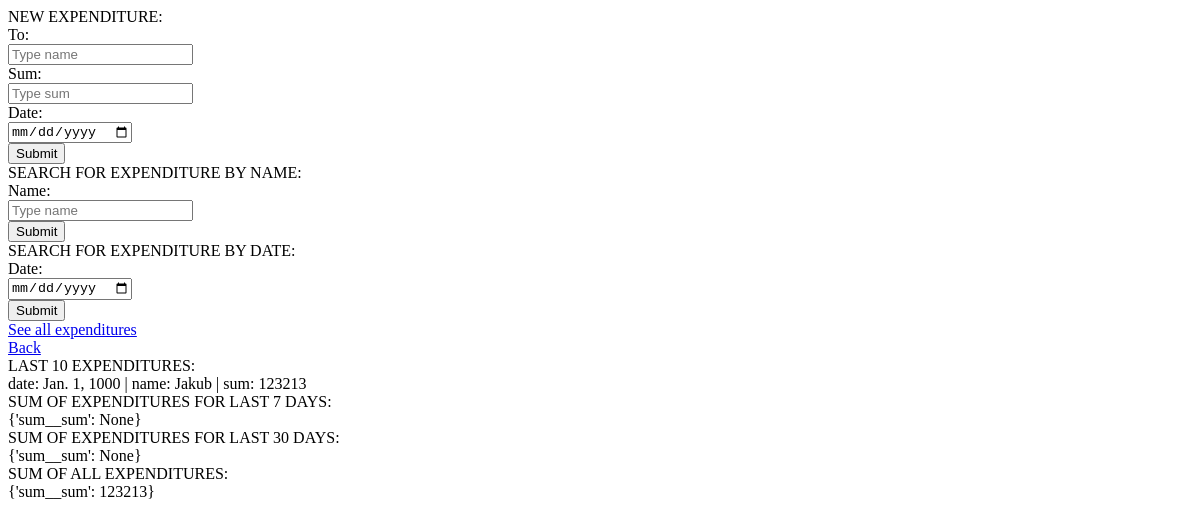
The page /manage_expenditures.html on the database as committed earlier.
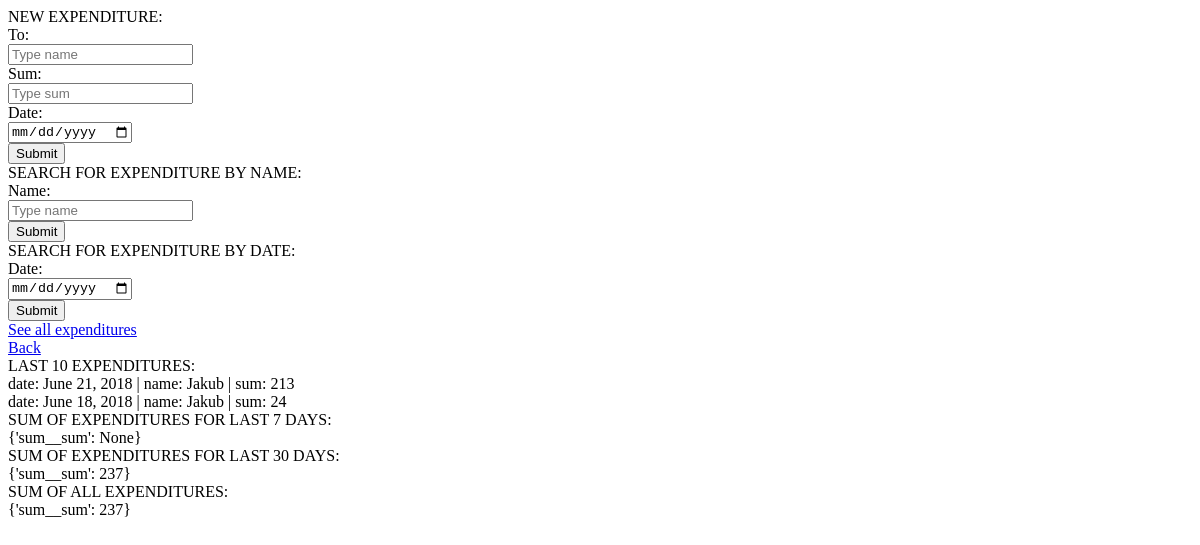
The same page on the database as committed later.
### manager/models.py (models this page shows)
class Outcome(models.Model):
    sum = models.IntegerField(null=True)
    date = models.DateField(default=datetime.now, blank=True)
    name = models.CharField(max_length=50)

### manager/views.py (the view, shortened to what this page needs)
# urls.py: url(r'^manage_expenditures\.html', views.manage_expenditures),
def manage_expenditures(request):
    expenditures = Outcome.objects.order_by('-date')[:10]
    sum = Outcome.objects.aggregate(Sum('sum'))
    sum_month = Outcome.objects.filter(date__gte=dt.today() - timedelta(days=30)).aggregate(Sum('sum'))
    sum_week = Outcome.objects.filter(date__gte=dt.today() - timedelta(days=7)).aggregate(Sum('sum'))
    return render(request, 'manage_expenditures.html',
                  {'expenditures': expenditures, 'sum': sum, 'sum_month': sum_month, 'sum_week': sum_week})

### manager/templates/manage_expenditures.html (shortened to what this page needs)
<!DOCTYPE html>
<html>
    <head>
    </head>
    <body>
        NEW EXPENDITURE:
        <form action="/manage_expenditures.html" method="POST">
            To:<br>
            <input name="name_o" type="text" placeholder="Type name"/><br>
            Sum:<br>
            <input name="sum_o" type="number" placeholder="Type sum"/><br>
            Date:<br>
            <input name="date_o" type="date" placeholder="Type date"/><br>
            <input type="submit"/><br>
        </form>
        SEARCH FOR EXPENDITURE BY NAME:
        <form action="/search_expenditures.html" method="POST">
            Name:<br>
            <input name="name" type="text" placeholder="Type name"/><br>
            <input type="submit"/><br>
        </form>
        SEARCH FOR EXPENDITURE BY DATE:
        <form action="/search_expenditures.html" method="POST">
            Date:<br>
            <input name="date" type="date" placeholder="Type date"/><br>
            <input type="submit"/><br>
        </form>
        <a href="/see_all_expenditures.html">See all expenditures</a><br>
        <a href="/">Back</a><br>
        LAST 10 EXPENDITURES:<br>
        {% for expenditure in expenditures %}
            date: {{ expenditure.date }} | name: {{ expenditure.name }} | sum: {{ expenditure.sum }}  <br/>
        {% endfor %}
        SUM OF EXPENDITURES FOR LAST 7 DAYS:<br>
        {{ sum_week }}<br>
        SUM OF EXPENDITURES FOR LAST 30 DAYS:<br>
        {{ sum_month }}<br>
        SUM OF ALL EXPENDITURES:<br>
        {{ sum }}<br>
    </body>
</html>

Rows that differ between the two databases and show on the page:
changed Outcome: date "Jan. 1, 1000" → "June 21, 2018"; sum "123213" → "213"
added Outcome: date "June 18, 2018", name "Jakub", sum "24"
Other text that changed with them:
{{ sum_month }}: "{'sum__sum': None}" → "{'sum__sum': 237}"
{{ sum }}: "{'sum__sum': 123213}" → "{'sum__sum': 237}"
